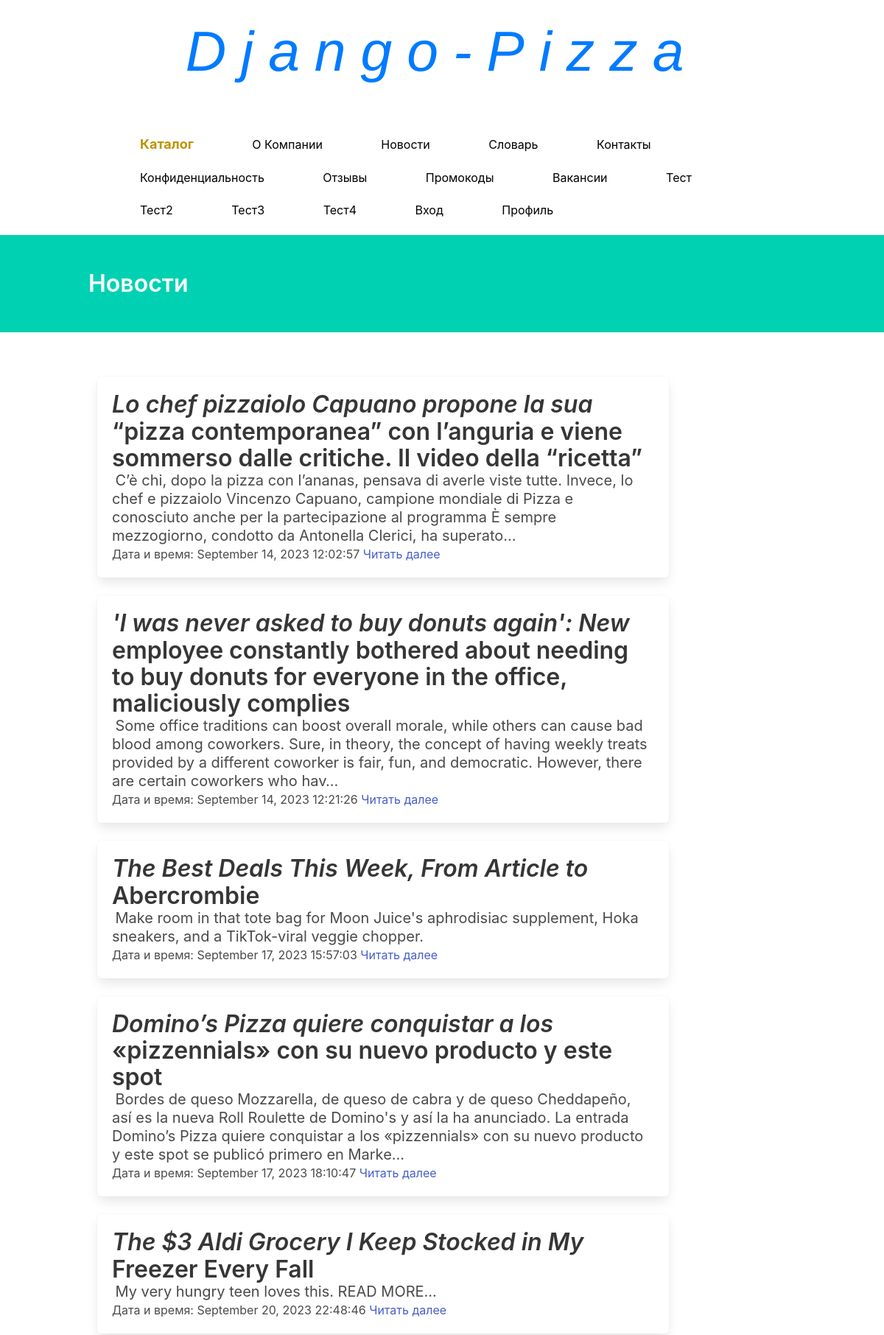
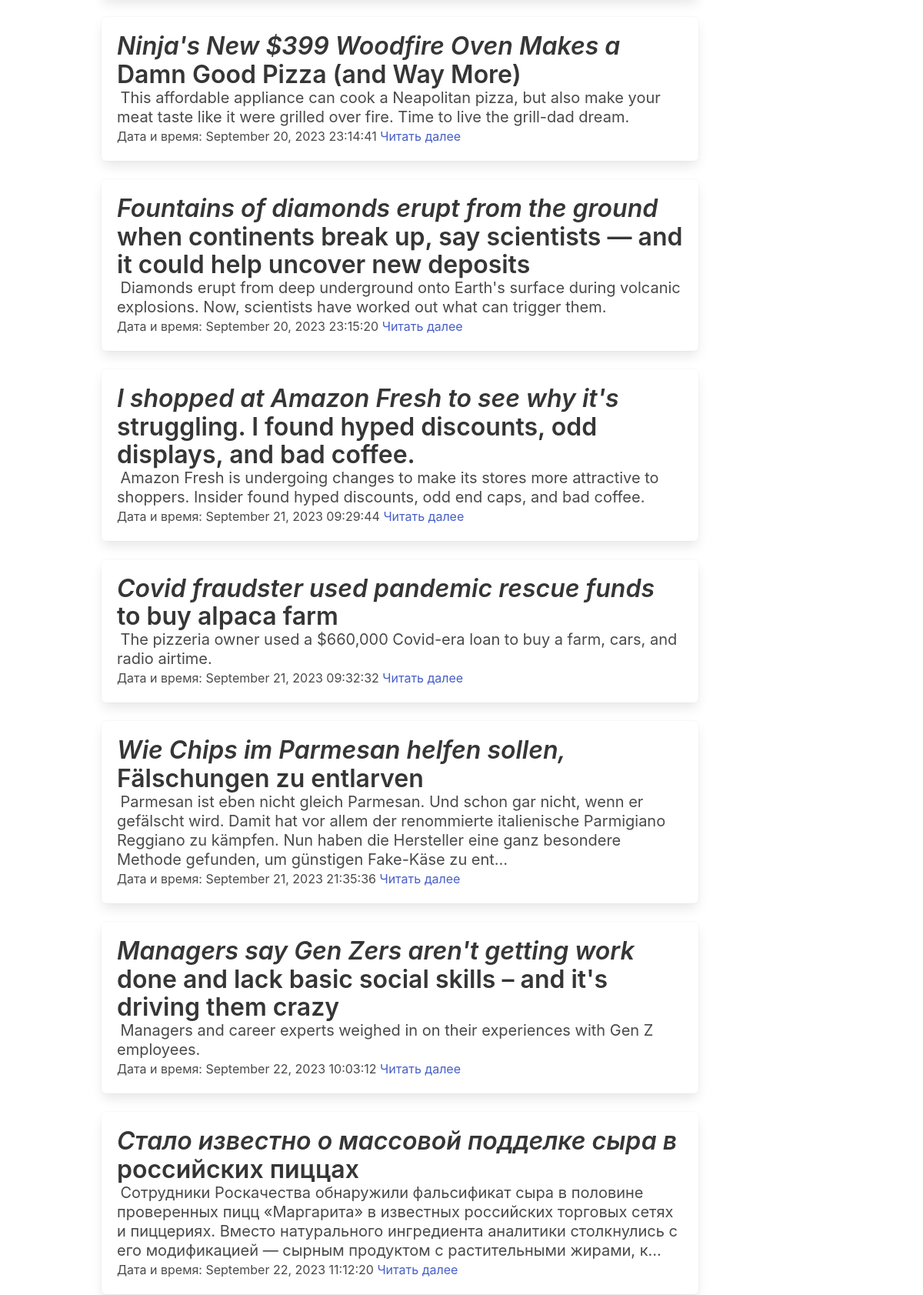
The app's page /products/news (upper part) with its own data (2 pictures, top to bottom).
### products/models.py (models this page shows)
class NewsArticle(models.Model):
    title = models.CharField(max_length=255, blank=True)
    description = models.TextField()
    img = models.URLField(default='https://upload.wikimedia.org/wikipedia/commons/thumb/c/c1/Empty_set_symbol.svg/640px-Empty_set_symbol.svg.png')
    url = models.URLField()
    timestamp = models.DateTimeField(auto_now_add=True)

### products/views.py (the view)
# urls.py: path('news', news, name='news'),
def news(request):
    url = 'https://newsapi.org/v2/everything?q=pizza&apiKey=20d95eef27454a9e990d505cb55f92cf'
    context = {'news': NewsArticle.objects.all()}
    return render(request, 'products/news.html', context)

### products/templates/products/news.html (shortened to what this page needs)
{% extends 'products/base.html' %}
{% load static %}
{% block css %}
    <link rel="stylesheet" href="https://cdnjs.cloudflare.com/ajax/libs/bulma/0.6.2/css/bulma.css" />
{% endblock %}
{% block content %}
    <body>
    <section class="hero is-primary">
        <div class="hero-body">
            <div class="container">
                <h1 class="title">
                    Новости
                </h1>
            </div>
        </div>
    </section>
    <section class="section">
        <div class="container">
            <div class="rows">
                <div class="column is-offset-16 is-10">
                    {% for obj in news %}
                        <div class="box">
                            <article class="media">
                                <div class="media-content">
                                    <div class="content">
                                        <p>
                                            <span class="title">{{ obj.title }}</span>
                                            <br>
                                            <span class="subtitle">{{ obj.description }}</span>
                                        </p>
                                    </div>
                                </div>
                            </article>
                            Дата и время: {{ obj.timestamp|date:"F j, Y H:i:s" }}
                            <a href="{% url 'products:news_details' obj.title %}">Читать далее</a>
                        </div>
                    {% endfor %}
                </div>
            </div>
        </div>
    </section>
</body>
{% endblock %}

### products/templates/products/news.html (style rules this page uses)
p::first-line { font-size: 120%; font-style: italic; color: #007bff; }

### records on screen
NewsArticle: title "Lo chef pizzaiolo Capuano propone la sua “pizza contemporanea” con l’anguria e viene sommerso dalle critiche. Il video della “ricetta”", description "C’è chi, dopo la pizza con l’ananas, pensava di averle viste tutte. Invece, lo chef e pizzaiolo Vincenzo Capuano, campione mondiale di Pizza e conosciuto anche per la partecipazione al programma È sempre mezzogiorno, condotto da Antonella Clerici, ha superato…", timestamp "September 14, 2023 12:02:57"
NewsArticle: title "'I was never asked to buy donuts again': New employee constantly bothered about needing to buy donuts for everyone in the office, maliciously complies", description "Some office traditions can boost overall morale, while others can cause bad blood among coworkers. Sure, in theory, the concept of having weekly treats provided by a different coworker is fair, fun, and democratic. However, there are certain coworkers who hav…", timestamp "September 14, 2023 12:21:26"
NewsArticle: title "The Best Deals This Week, From Article to Abercrombie", description "Make room in that tote bag for Moon Juice's aphrodisiac supplement, Hoka sneakers, and a TikTok-viral veggie chopper.", timestamp "September 17, 2023 15:57:03"
NewsArticle: title "Domino’s Pizza quiere conquistar a los «pizzennials» con su nuevo producto y este spot", description "Bordes de queso Mozzarella, de queso de cabra y de queso Cheddapeño, así es la nueva Roll Roulette de Domino's y así la ha anunciado. La entrada Domino’s Pizza quiere conquistar a los «pizzennials» con su nuevo producto y este spot se publicó primero en Marke…", timestamp "September 17, 2023 18:10:47"
NewsArticle: title "The $3 Aldi Grocery I Keep Stocked in My Freezer Every Fall", description "My very hungry teen loves this. READ MORE...", timestamp "September 20, 2023 22:48:46"
NewsArticle: title "Ninja's New $399 Woodfire Oven Makes a Damn Good Pizza (and Way More)", description "This affordable appliance can cook a Neapolitan pizza, but also make your meat taste like it were grilled over fire. Time to live the grill-dad dream.", timestamp "September 20, 2023 23:14:41"
NewsArticle: title "Fountains of diamonds erupt from the ground when continents break up, say scientists — and it could help uncover new deposits", description "Diamonds erupt from deep underground onto Earth's surface during volcanic explosions. Now, scientists have worked out what can trigger them.", timestamp "September 20, 2023 23:15:20"
NewsArticle: title "I shopped at Amazon Fresh to see why it's struggling. I found hyped discounts, odd displays, and bad coffee.", description "Amazon Fresh is undergoing changes to make its stores more attractive to shoppers. Insider found hyped discounts, odd end caps, and bad coffee.", timestamp "September 21, 2023 09:29:44"
NewsArticle: title "Covid fraudster used pandemic rescue funds to buy alpaca farm", description "The pizzeria owner used a $660,000 Covid-era loan to buy a farm, cars, and radio airtime.", timestamp "September 21, 2023 09:32:32"
NewsArticle: title "Wie Chips im Parmesan helfen sollen, Fälschungen zu entlarven", description "Parmesan ist eben nicht gleich Parmesan. Und schon gar nicht, wenn er gefälscht wird. Damit hat vor allem der renommierte italienische Parmigiano Reggiano zu kämpfen. Nun haben die Hersteller eine ganz besondere Methode gefunden, um günstigen Fake-Käse zu ent…", timestamp "September 21, 2023 21:35:36"
NewsArticle: title "Managers say Gen Zers aren't getting work done and lack basic social skills – and it's driving them crazy", description "Managers and career experts weighed in on their experiences with Gen Z employees.", timestamp "September 22, 2023 10:03:12"
NewsArticle: title "Стало известно о массовой подделке сыра в российских пиццах", description "Сотрудники Роскачества обнаружили фальсификат сыра в половине проверенных пицц «Маргарита» в известных российских торговых сетях и пиццериях. Вместо натурального ингредиента аналитики столкнулись с его модификацией — сырным продуктом с растительными жирами, к…", timestamp "September 22, 2023 11:12:20"
